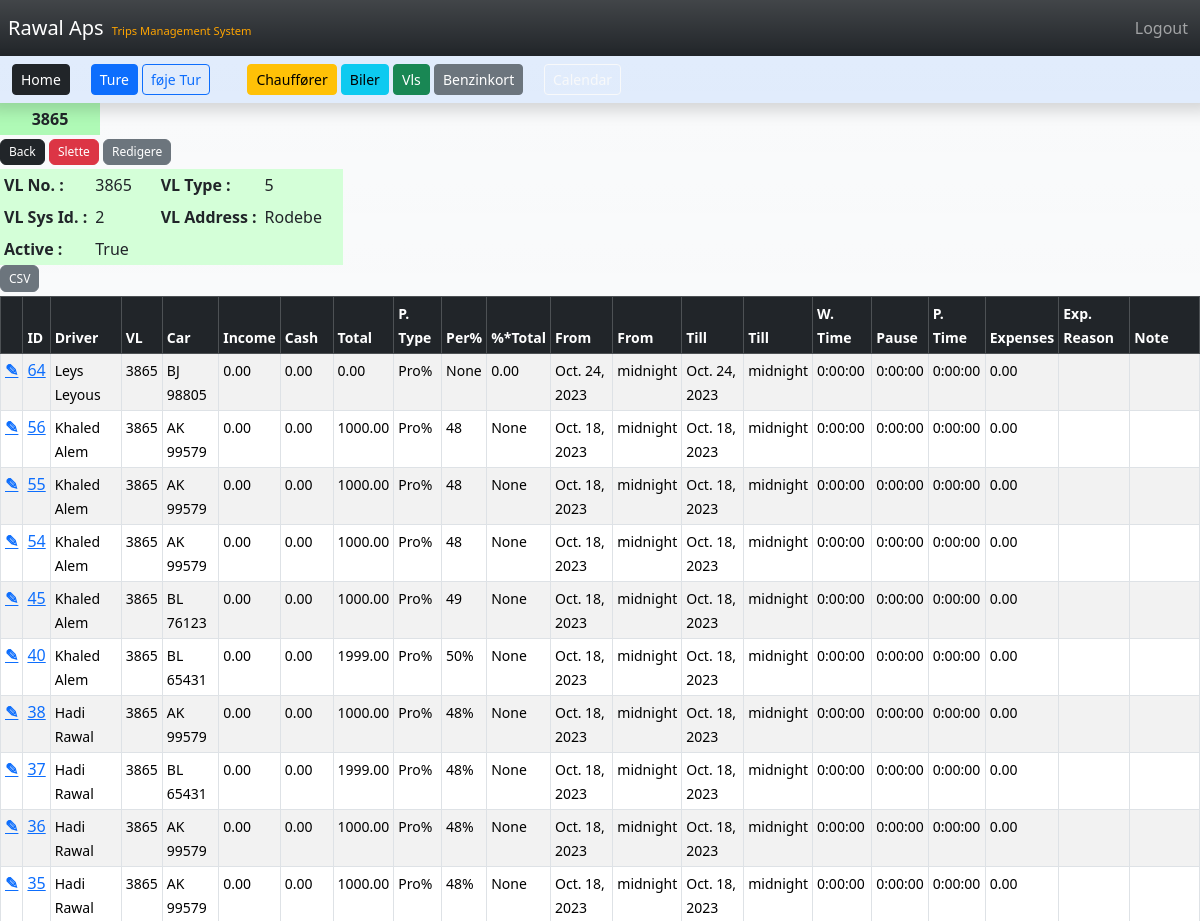
/vl/1 (signed in, upper part), run on an earlier commit of the app's database.
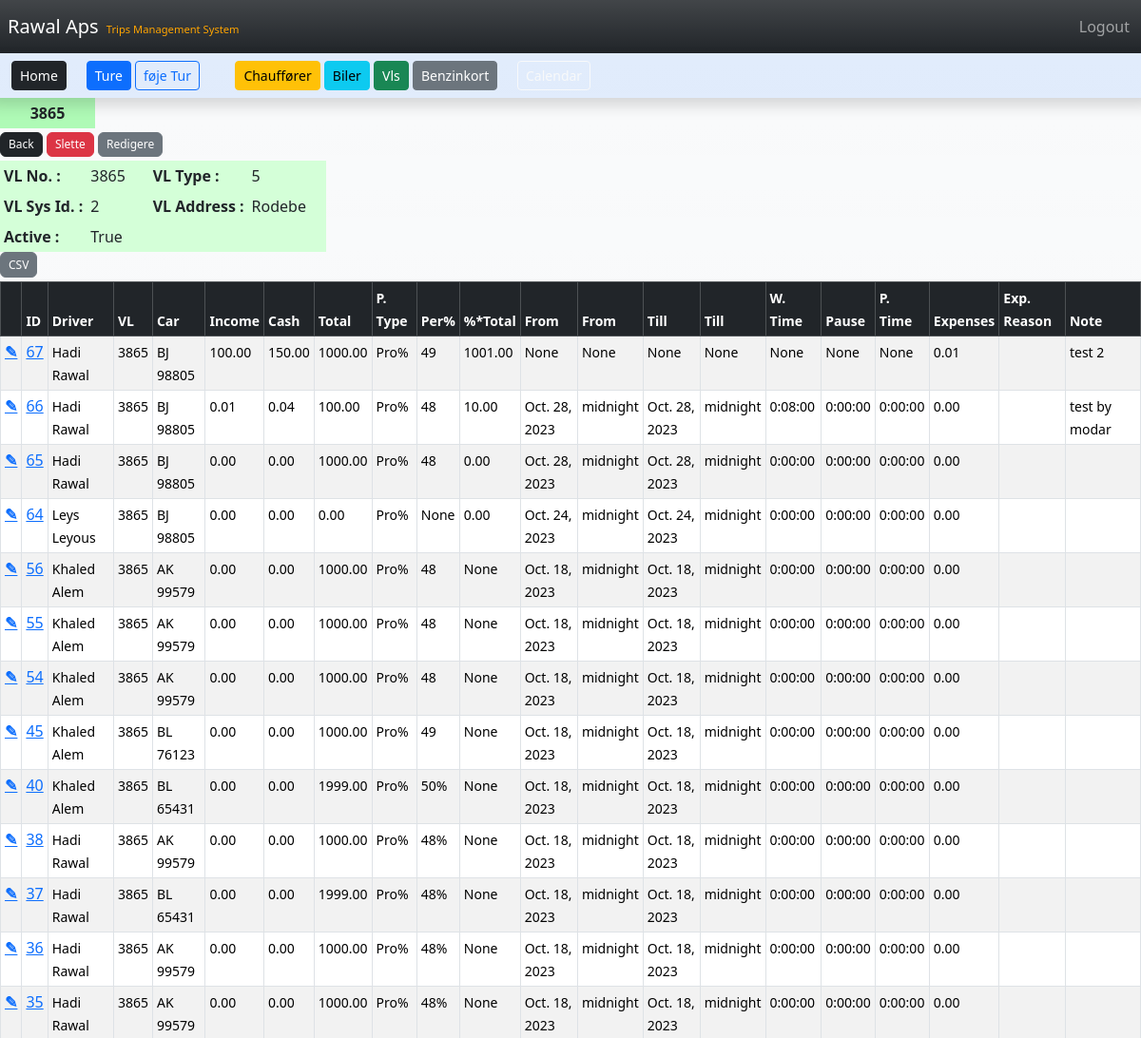
And on a later commit of the database.
### TMS/models.py (models this page shows, shortened)
class Trip(models.Model):
	driver = models.ForeignKey(Driver,blank=True,null=True,max_length=25,on_delete=models.DO_NOTHING)
	vl = models.ForeignKey(VL,blank=True,null=True,max_length=8, on_delete=models.DO_NOTHING)
	car = models.ForeignKey(Car,blank=True,null=True,max_length=10, on_delete=models.DO_NOTHING)
	income = models.DecimalField(blank=True,null=True,max_digits=6, decimal_places=2)
	cash = models.DecimalField(blank=True,null=True,max_digits=6, decimal_places=2)
	total = models.DecimalField(blank=True,null=True,max_digits=6, decimal_places=2)
	PAYMENT_TYPE_CHOICES = [
     	("Pro%", "Pro%"),
		("Tid", "Tid"),
	]
	p_type = models.CharField(choices=PAYMENT_TYPE_CHOICES,default="Pro%",blank=True,null=True,max_length=5)
	PERCENT_CHOICES = [
		(48, 48),
		(49, 49),
  		(50, 50),
		(51, 51),
  		(52, 52),
		(53, 53),
  		(54, 54),
		(55, 55),
	]
	percent = models.IntegerField(choices=PERCENT_CHOICES,default="48",blank=True,null=True)
	per_total = models.DecimalField(blank=True,null=True,max_digits=6, decimal_places=2)
	fromd = models.DateField(blank=True,null=True)
	fromt = models.TimeField(blank=True,null=True,default="00:00")
	tilld = models.DateField(blank=True,null=True)
	tillt = models.TimeField(blank=True,null=True,default="00:00")
	work_time = models.DurationField(blank=True,null=True,)
	pause = models.DurationField(blank=True,null=True,default="00:00")
	p_time = models.DurationField(blank=True,null=True,)
	expenses = models.DecimalField(blank=True,null=True,max_digits=6, decimal_places=2)
	exp_reason = models.CharField(blank=True,null=True,max_length=100)
	note = models.CharField(blank=True,null=True,max_length=100)
	created_at = models.DateTimeField(auto_now_add=True)

class Driver(models.Model):
	fname = models.CharField(max_length=25)
	lname =  models.CharField(max_length=25)
	short = models.CharField(max_length=25)
	mobile = models.CharField(max_length=15)
	email =  models.EmailField(max_length=50)
	cpr = models.CharField(max_length=15)
	address = models.CharField(max_length=100)
	bank_reg = models.CharField(max_length=10)
	bank_account = models.CharField(max_length=20)
	POSITION_CHOICES = [
        ("Chauffør", "Chauffør"),
        ("Assistent", "Assistent"),
    ]
	position = models.CharField(choices=POSITION_CHOICES,default="Chauffør",max_length=15) #DDL Lookup
	fcard = models.ForeignKey(FCard,blank=True,null=True,max_length=10,on_delete=models.DO_NOTHING) #DDL
	start = models.DateField(blank=True, null=True)
	end = models.DateField(blank=True,null=True)
	is_active = models.BooleanField()
	created_at = models.DateTimeField(auto_now_add=True)
	def __str__(self):
		return(f"{self.short}")

class VL(models.Model):
	vlnr = models.CharField(max_length=8)
	TYPE_CHOICES = [
		("1", "1"),
		("2", "2"),
		("3", "3"),
		("4", "4"),
		("5", "5"),
		("6", "6"),
		("7", "7"),
		("8", "8"),
		("9", "9"),
		("10", "10"),
	]
	vltype = models.CharField(choices=TYPE_CHOICES,default="5",blank=True,null=True,max_length=8)
	vlid = models.CharField(blank=True,null=True,max_length=8)
	vladdress = models.CharField(blank=True,null=True,max_length=100)
	is_active = models.BooleanField()
	created_at = models.DateTimeField(auto_now_add=True)
	def __str__(self):
		return(f"{self.vlnr}")

class Car(models.Model):
	make = models.CharField(max_length=15)
	model =  models.CharField(max_length=15)
	YEAR_CHOICES = [
		("19", "2019"),
		("20", "2020"),
		("21", "2021"),
		("22", "2022"),
		("23", "2023"),
		("24", "2024"),
		("25", "2025"),
		("26", "2026"),
		("27", "2027"),
		("28", "2028"),
		("29", "2029"),
		("30", "2030"),
	]
	year =  models.CharField(choices=YEAR_CHOICES,default="23",max_length=15)
	short =  models.CharField(max_length=20)
	plate =  models.CharField(max_length=20)
	SIZE_CHOICES = [
		("Stor", "Stor"),
		("Mellem", "Mellem"),
		("Lille", "Lille"),
	]
	size =  models.CharField(choices=SIZE_CHOICES,default="Lille",blank=True,null=True,max_length=10)
	mobile =  models.CharField(blank=True,null=True,max_length=10)
	reg_nr =  models.CharField(blank=True,null=True,max_length=10)
	reg_first =  models.DateField(blank=True,null=True,)
	reg_due =  models.DateField(blank=True,null=True,)
	stairs_due =  models.DateField(blank=True,null=True,)
	lift_due =  models.DateField(blank=True,null=True,)
	tires_due =  models.DateField(blank=True,null=True,)
	fcard = models.ForeignKey(FCard,blank=True,null=True,max_length=10,on_delete=models.DO_NOTHING) #DDL
	created_at = models.DateTimeField(auto_now_add=True)
	def __str__(self):
		return(f"{self.plate}")

### TMS/views.py (the view)
# urls.py: path('vl/<int:pk>', views.vl_record, name='vl'),
def vl_record(request, pk):
    if request.user.is_authenticated:
        vl_record = VL.objects.get(id=pk)
        trips = Trip.objects.filter(vl=vl_record.id).order_by('-id')
        return render(request, 'vl.html', {'vl_record': vl_record, 'trips': trips})
    else:
        messages.success(request, "You Must Be Logged In To View That Page...")
        return redirect('home')

### TMS/templates/vl.html (shortened to what the changed rows need)
{% extends 'base.html' %}
{% block content %}
  {% if user.is_authenticated %}
    <div class="table-responsive">
        <table class="table-sm " style="background-color: #d4ffd8">
            <tbody>
            <tr>
                <th scope="row">VL No. :</th>
                <th scope="row">VL Type :</th>
            </tr>
            <tr>
                <th scope="row">VL Sys Id. :</th>
                <th scope="row">VL Address :</th>
            </tr>
            <tr>
                <th scope="row">Active : </th>
            </tr>
                </tbody>
            </table>
    <div>
        <div class=" table-responsive-sm ">
            <table class="table table-responsive table-sm table-striped table-hover table-bordered">
                <thead class="table-dark">
                    <tr class="flex-row responsive">
                        <th ><small></small></th>
                        <th ><small>ID</small></th>
                        <th ><small>Driver</small></th>
                        <th ><small>VL</small></th>
                        <th ><small>Car</small></th>
                        <th ><small>Income</small></th>
                        <th ><small>Cash</small></th>
                        <th ><small>Total</small></th>
                        <th ><small>P. Type</small></th>
                        <th ><small>Per%</small></th>
                        <th ><small>%*Total</small></th>
                        <th ><small>From</small></th>
                        <th ><small>From</small></th>
                        <th ><small>Till</small></th>
                        <th ><small>Till</small></th>
                        <th ><small>W. Time</small></th>
                        <th ><small>Pause</small></th>
                        <th ><small>P. Time</small></th>
                        <th ><small>Expenses</small></th>
                        <th ><small>Exp. Reason</small></th>
                        <th ><small>Note</small></th>
                    </tr>
                </thead>
                <tbody>
                    {% if trips %}
                        {% for trip in trips %}
                            <tr class="flex-row responsive flex-grow-1">
                                <th >
                                <a href="{% url 'update_trip' trip.id %}"> ✎ </a>
                                </th>
                                <td><a href="{% url 'trip' trip.id %}">{{ trip.id }}</a></td>
                                <td><small> {{ trip.driver }} </small></td>
                                <td><small> {{ trip.vl }} </small></td>
                                <td><small> {{ trip.car }} </small></td>
                                <td><small> {{ trip.income }} </small></td>
                                <td><small> {{ trip.cash }} </small></td>
                                <td><small> {{ trip.total }} </small></td>
                                <td><small> {{ trip.p_type }} </small></td>
                                <td><small> {{ trip.percent }} </small></td>
                                <td><small> {{ trip.per_total }} </small></td>
                                <td><small> {{ trip.fromd }} </small></td>
                                <td><small> {{ trip.fromt }} </small></td>
                                <td><small> {{ trip.tilld }} </small></td>
                                <td><small> {{ trip.tillt }} </small></td>
                                <td><small> {{ trip.work_time }} </small></td>
                                <td><small> {{ trip.pause }} </small></td>
                                <td><small> {{ trip.p_time }} </small></td>
                                <td><small> {{ trip.expenses }} </small></td>
                                <td><small> {{ trip.exp_reason }} </small></td>
                                <td><small> {{ trip.note }} </small></td>
                            </tr>
                        {% endfor %}
                    {% endif %}
                </tbody>
            </table>
        </div>
  {% endif %}
{% endblock %}

What changed in the data, as far as the page shows it:
added Trip: id "67", driver "Hadi Rawal", vl "3865", car "BJ 98805", income "100.00", cash "150.00", total "1000.00", p_type "Pro%", percent "49", per_total "1001.00", fromd "None", fromt "None", tilld "None", tillt "None", work_time "None", pause "None", p_time "None", expenses "0.01", note "test 2"
added Trip: id "66", driver "Hadi Rawal", vl "3865", car "BJ 98805", income "0.01", cash "0.04", total "100.00", p_type "Pro%", percent "48", per_total "10.00", fromd "Oct. 28, 2023", fromt "midnight", tilld "Oct. 28, 2023", tillt "midnight", work_time "0:08:00", pause "0:00:00", p_time "0:00:00", expenses "0.00", note "test by modar"
added Trip: id "65", driver "Hadi Rawal", vl "3865", car "BJ 98805", income "0.00", cash "0.00", total "1000.00", p_type "Pro%", percent "48", per_total "0.00", fromd "Oct. 28, 2023", fromt "midnight", tilld "Oct. 28, 2023", tillt "midnight", work_time "0:00:00", pause "0:00:00", p_time "0:00:00", expenses "0.00"
